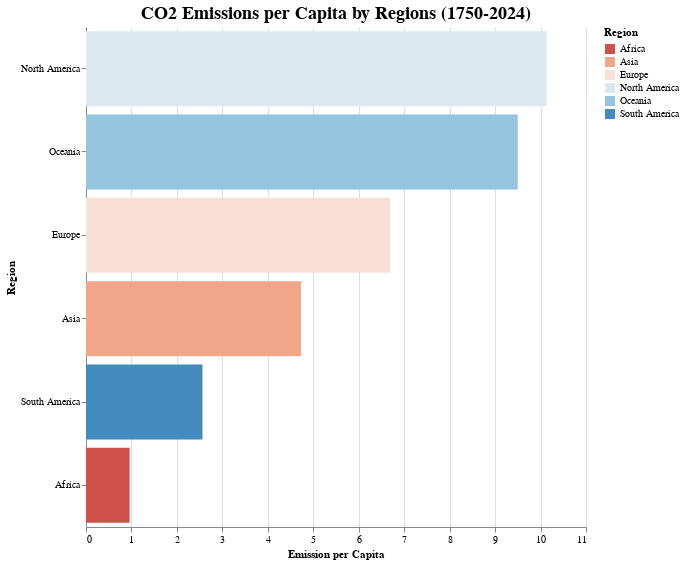

The notebook cell saved with this chart:
### Markdown cell above
## Visualization 3 Annual CO2emissions per capital and top 5 emitters.

### Code cell
min_year = co_emission['year'].min()
max_year = co_emission['year'].max()

# Define a custom color scale
color_scale = alt.Scale(scheme='redblue', domainMid=0)



# Bar chart for albums with the most views
slider = alt.binding_range(min=min_year, max=max_year, step=1, name="By ")
selector = alt.selection_point(fields=['year'], bind=slider, value=max_year)

chart = alt.Chart(regions,title=alt.Title(text="CO2 Emissions per Capita by Regions (1750-2024)", fontSize=18)
).mark_bar().encode(
    x=alt.X('emission:Q', title='Emission per Capita'),
    y=alt.Y('country:O', sort='-x', title='Region'),
    color=alt.Color('country:O', title='Region', scale=color_scale),
    tooltip=[
        alt.Tooltip('country:O', title='Region'),
        alt.Tooltip('emission:Q', title='Emission per Capita', format='.2f'),  # Format to 2 decimals
        alt.Tooltip('year:O', title='Year')
    ]
).add_params(
    selector
).transform_filter(
    selector
).properties(
    width=500,
    height=500,
).configure_view(strokeWidth=0)

chart

### Figure 1 — Vega-Lite specification as saved in the notebook (floating-point values rounded to 4 significant figures; data arrays with more than 128 entries replaced by an {"elided": "..."} marker saying what was removed)
{"config": {"view": {"continuousWidth": 300, "continuousHeight": 300, "strokeWidth": 0}}, "data": {"name": "data-ec0bc0ed32a7079aab4689c17c1c8d93"}, "mark": {"type": "bar"}, "encoding": {"color": {"field": "country", "scale": {"domainMid": 0, "scheme": "redblue"}, "title": "Region", "type": "ordinal"}, "tooltip": [{"field": "country", "title": "Region", "type": "ordinal"}, {"field": "emission", "format": ".2f", "title": "Emission per Capita", "type": "quantitative"}, {"field": "year", "title": "Year", "type": "ordinal"}], "x": {"field": "emission", "title": "Emission per Capita", "type": "quantitative"}, "y": {"field": "country", "sort": "-x", "title": "Region", "type": "ordinal"}}, "height": 500, "params": [{"name": "param_119", "select": {"type": "point", "fields": ["year"]}, "bind": {"input": "range", "max": 2023, "min": 1750, "name": "By ", "step": 1}, "value": 2023}], "title": {"text": "CO2 Emissions per Capita by Regions (1750-2024)", "fontSize": 18}, "transform": [{"filter": {"param": "param_119"}}], "width": 500, "$schema": "https://vega.github.io/schema/vega-lite/v5.20.1.json", "datasets": {"data-ec0bc0ed32a7079aab4689c17c1c8d93": {"elided": "1232 records"}}}
